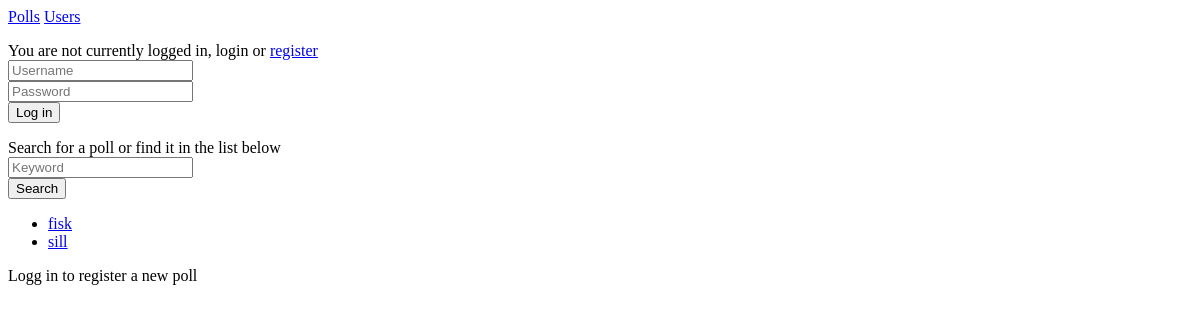
Before: /polls/ with the older database file.
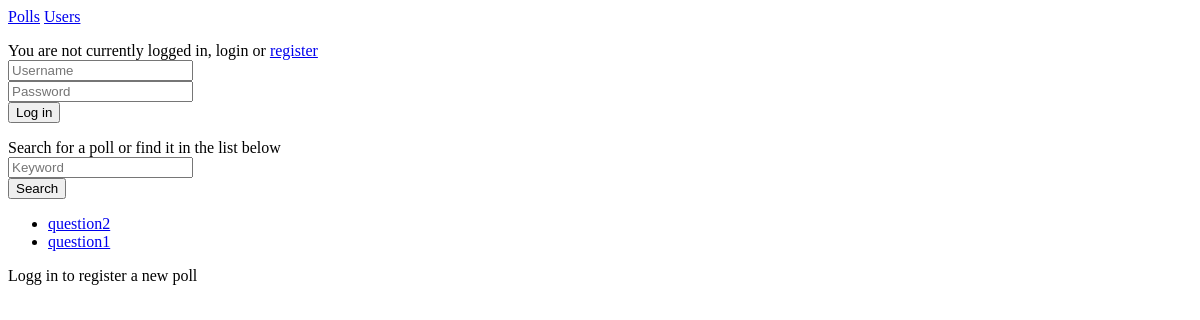
After: the same page with the newer database file.
### polls/models.py (models this page shows, shortened)
class Question(models.Model):
    question_text = models.CharField(max_length=200)
    question_desc = models.CharField(max_length=400)
    pub_date = models.DateTimeField('date published', default = timezone.now)
    owner = models.ForeignKey(User, on_delete=models.CASCADE)
    public = models.IntegerField(default=0)

### polls/views.py (the view)
# urls.py: path('', views.index, name='index'),
def index(request):
    latest_question_list = Question.objects.order_by('-pub_date')[:5]
    context = {'latest_question_list': latest_question_list}
    return render(request, 'polls/index.html', context)

### polls/templates/polls/index.html (shortened to what this page needs)
{% include "polls/authheader.html" %}
{% if latest_question_list %}
<p> <form method="POST" action="/polls/search">
<div class="form-group">
<label class="text-primary text-dark font-weight-bold">Search for a poll or find it in the list below </label>
<br>
<input type="text" class="form-control" name="keyword" placeholder="Keyword">
<br>
<button type="submit" class="btn btn-primary btn-lg">Search</button>
</div>
</form>
</p>
    <ul>
    {% for question in latest_question_list %}
        {% if question.public == False %}
        <li><a href="/polls/{{ question.id }}/">{{ question.question_text }}</a></li>
        {% endif  %}
    {% endfor %}
    </ul>
{% else %}
    <p>No polls are available.</p>
{% endif %}
{% if request.user.is_authenticated %}
<a href="/polls/addpollpage"> Register a new poll </a>
{% else %}
<p>Logg in to register a new poll </p>
{% endif %}

Changed rows visible on the page:
removed Question: question_text "fisk"
removed Question: question_text "sill"
added Question: question_text "question2"
added Question: question_text "question1"
